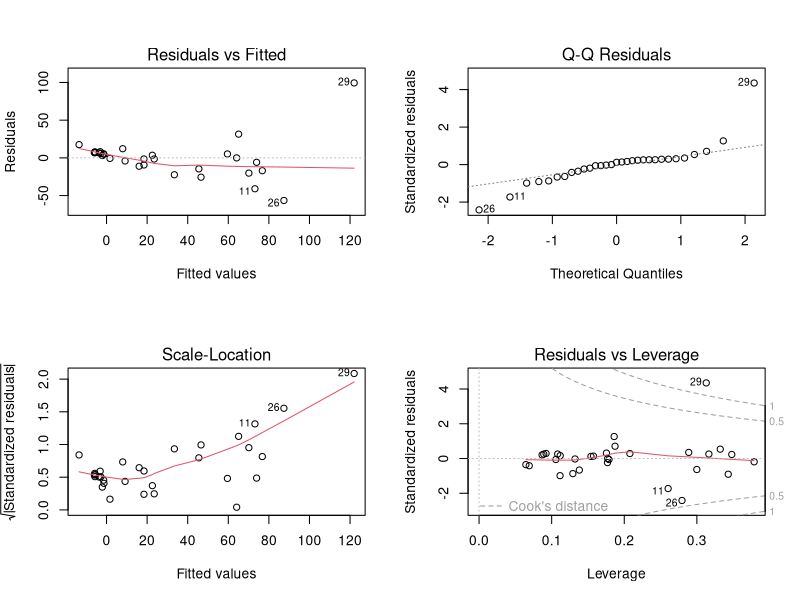
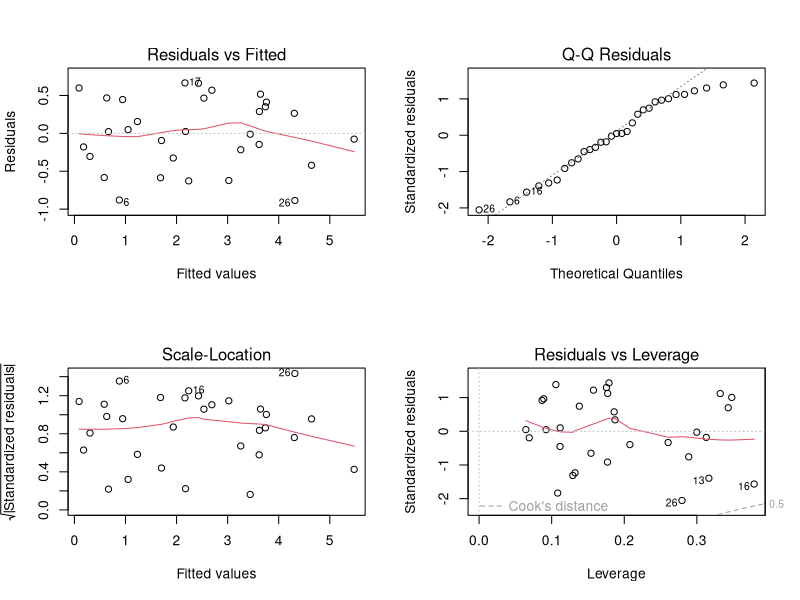

Write R code to recreate these figures, in order. (Note: this script raises an error after producing the figures.)
## ---- chunk 1
knitr::opts_chunk$set(echo = TRUE)
## ---- chunk 2
require(ggplot2)
data=read.table("moutarde.txt",header=TRUE)
attach(data)
summary(data)
## ---- chunk 3
res = lm(RC ~ .,data)
summary(res)
anova(res)
## ---- chunk 4
library(car)
vif(res)
## ---- chunk 5
par(mfrow=c(2,2))
plot(res)
## ---- chunk 6
res = lm(log(RC) ~ .,data)
par(mfrow=c(2,2))
plot(res)
shapiro.test(res$residuals)
## ---- chunk 7
summary(res)
## ---- chunk 8
res4 = lm(log(RC) ~ PR+LT,data) 
anova(res4,res)
## ---- chunk 9
res4 = lm(log(RC) ~ PR+PA,data) 
anova(res4,res)
## ---- chunk 10
ozone2 = ozone[,-c(1,13,14)]
